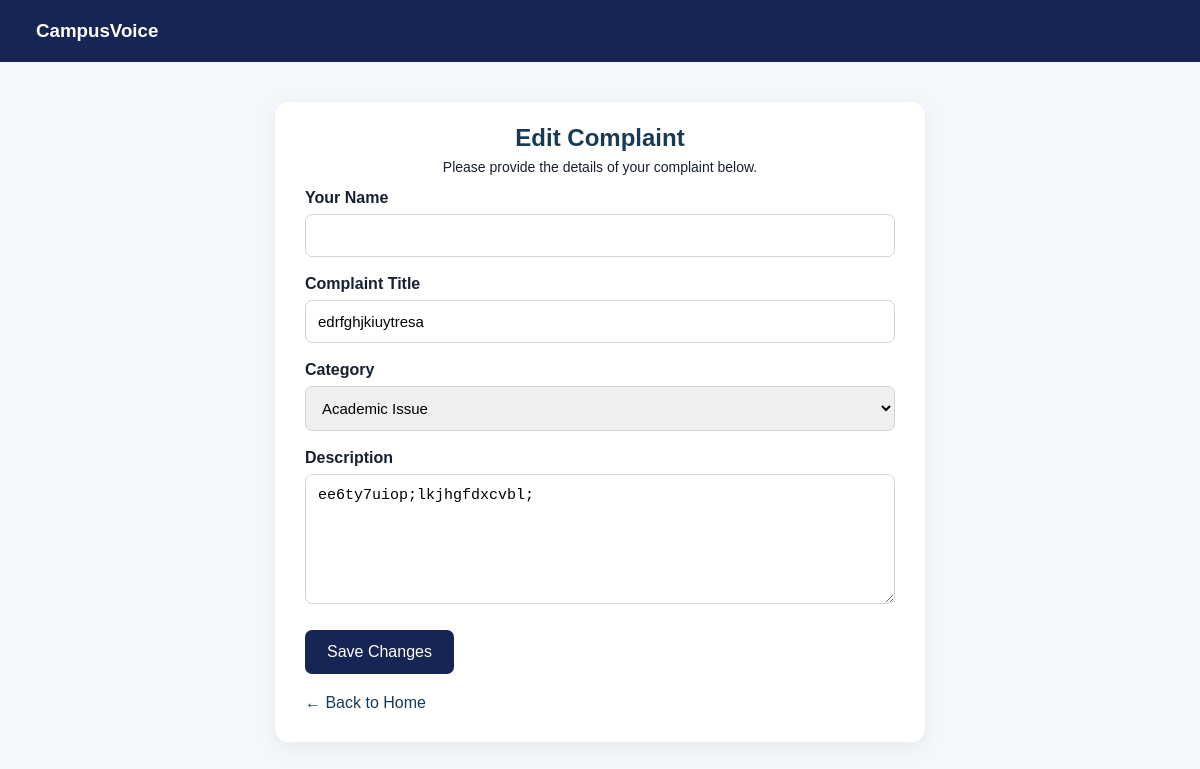
Screenshot of /edit-complaint/10/ (signed in) with the database file from the repository.
### complaints/models.py (models this page shows, shortened)
class Complaint(models.Model):
    CATEGORY_CHOICES = [
        ('Technical', 'Technical Issue'),
        ('Academic', 'Academic Issue'),
        ('Facilities', 'Facilities'),
        ('Other', 'Other'),
    ]
    STATUS_CHOICES = [
        ('Pending', 'Pending'),
        ('In Progress', 'In Progress'),
        ('Resolved', 'Resolved'),
    ]
    user = models.ForeignKey(
        User,
        on_delete=models.CASCADE,
        null=True,
        blank=True,
        related_name='complaints'
    )
    name = models.CharField(max_length=100)
    title = models.CharField(max_length=200)
    category = models.CharField(
        max_length=20,
        choices=CATEGORY_CHOICES
    )
    description = models.TextField()
    status = models.CharField(
        max_length=20,
        choices=STATUS_CHOICES,
        default='Pending'
    )
    created_at = models.DateTimeField(auto_now_add=True)

### complaints/views.py (the view, shortened to what this page needs)
# urls.py: path('edit-complaint/<int:complaint_id>/',views.submit_complaint, name='edit_complaint'),
@login_required
@login_required
def submit_complaint(request, complaint_id=None):
    if complaint_id is not None:
        complaint = get_object_or_404(
            Complaint,
            id=complaint_id,
            user=request.user
        )
        if complaint.status != 'Pending':
            messages.error(request, 'Only pending complaints can be edited.')
            return redirect('my_complaints')
    else:
        complaint = None
    return render(request, 'complaints/submit_complaint.html', {
        'complaint': complaint
    })

### complaints/templates/complaints/submit_complaint.html (shortened to what this page needs)
<!DOCTYPE html>
<html lang="en">
<head>
</head>
<body>
    <header>
        <h3>CampusVoice</h3>
    </header>
    <main class="container">
        <div class="head">
        <h2>
            {% if complaint %}Edit Complaint{% else %}Submit a Complaint{% endif %}
        </h2>
        <p>Please provide the details of your complaint below.</p>
        </div>
        <form method="POST">
            <label for="name">Your Name</label>
            <input type="text" id="name" name="name"
                   maxlength="100" required>
            <label for="title">Complaint Title</label>
            <input type="text" id="title" name="title"
       maxlength="200"
       value="{{ complaint.title|default:'' }}" required>
            <label for="category">Category</label>
            <select id="category" name="category" required>
                    <option value="Academic"
                        {% if complaint.category == 'Academic' %}selected{% endif %}>
                        Academic Issue
                    </option>
                </select>
            <label for="description">Description</label>
            <textarea id="description" name="description" required>{{ complaint.description|default:'' }}</textarea>
            <button type="submit">
    {% if complaint %}Save Changes{% else %}Submit Complaint{% endif %}
</button>
        </form>
        <a href="/" class="back">← Back to Home</a>
    </main>
</body>
</html>

### complaints/templates/complaints/submit_complaint.html (style rules this page uses)
* { box-sizing: border-box; }
body { margin: 0; font-family: Arial, sans-serif; background: #f4f7fb; color: #172033; }
header { background: #172554; color: white; padding: 20px 3%; }
header h3 { margin: 0; }
.container { max-width: 650px; margin: 40px auto; padding: 30px; background: white; border-radius: 14px; box-shadow: 0 5px 20px #173b5710; }
h2 { color: #173b57; margin-top: 0; }
.head { text-align:center; line-height:0.5; }
.head p { font-size:14px; }
label { display: block; margin-top: 18px; margin-bottom: 7px; font-weight: bold; }
input, select, textarea { width: 100%; padding: 12px; border: 1px solid #ccd5df; border-radius: 7px; font-size: 15px; }
textarea { min-height: 130px; resize: vertical; }
button { margin-top: 22px; padding: 13px 22px; background: #172554; color: white; border: none; border-radius: 7px; cursor: pointer; font-size: 16px; }
.back { display: inline-block; margin-top: 20px; color: #173b57; text-decoration: none; }

### rows the page displays
Complaint: title "edrfghjkiuytresa", category "Academic Issue", description "ee6ty7uiop;lkjhgfdxcvbl;"
